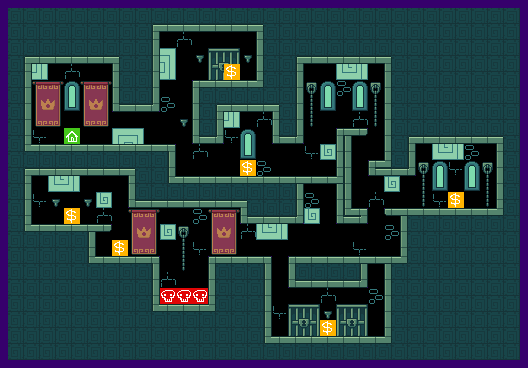

Tiled map render using the project's own tile images. Description and the map definition, with tile-layer contents summarised, below:
An orthogonal 33x23 tile map with 16x16 px tiles, 4 tile layers (layer_decoration, layer_logic, layer_walls_physics, layer_walls_visual), 3 tilesets.

<map version="1.10" tiledversion="1.10.2" orientation="orthogonal" renderorder="right-down" width="33" height="23" tilewidth="16" tileheight="16" infinite="0" nextlayerid="39" nextobjectid="11">
 <editorsettings>
  <export target="level5.json" format="json" />
 </editorsettings>
 <tileset firstgid="1" source="../tilesets/castle_decor.tsx" />
 <tileset firstgid="25" source="../tilesets/colliders.tsx" />
 <tileset firstgid="57" source="../tilesets/castle_walls.tsx" />
 <layer id="34" name="layer_decoration" width="33" height="23">
  <data>[759 cells, 139 non-empty, 24 distinct tile ids]</data>
 </layer>
 <layer id="16" name="layer_logic" width="33" height="23">
  <data>[759 cells, 10 non-empty, 3 distinct tile ids]</data>
 </layer>
 <layer id="1" name="layer_walls_physics" width="33" height="23">
  <data>[759 cells, 522 non-empty, 2 distinct tile ids]</data>
 </layer>
 <layer id="35" name="layer_walls_visual" width="33" height="23">
  <data>[759 cells, 700 non-empty, 16 distinct tile ids]</data>
 </layer>
</map>
